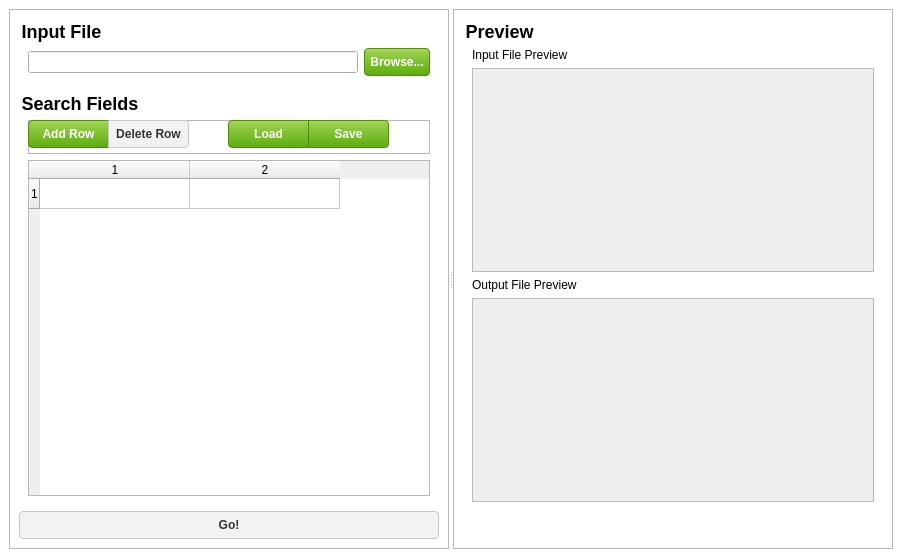
<?xml version="1.0" encoding="UTF-8"?>
<ui version="4.0">
 <class>MainWindow</class>
 <widget class="QMainWindow" name="MainWindow">
  <property name="enabled">
   <bool>true</bool>
  </property>
  <property name="geometry">
   <rect>
    <x>0</x>
    <y>0</y>
    <width>902</width>
    <height>558</height>
   </rect>
  </property>
  <property name="windowTitle">
   <string>FieldStripper</string>
  </property>
  <property name="windowIcon">
   <iconset resource="resources.qrc">
    <normaloff>:/graphics/Application.png</normaloff>:/graphics/Application.png</iconset>
  </property>
  <property name="styleSheet">
   <string notr="true">#MainWindow
{
background-color: white;
}

QPushButton, QToolButton
{
color: white; 
background-color: QLinearGradient( x1: 0, y1: 1, x2: 0, y2: 0, stop: 0 #5BAD0B, stop: 0.9 #9BCF50, stop: 1 #B5E553);
border-width: 1px;
border-color: #51890C;
border-style: solid;
border-radius: 4;
padding: 3px;
font-size: x-large;
padding-left: 5px;
padding-right: 5px;
min-height: 20px;
font-weight: bold;
max-height: 20px;
}

QPushButton:disabled, QToolButton:disabled
{
	background-color: #F2F2F2;
    border-color: #C6C6C6;
    color: #333333;
}

 QGroupBox
{
	border: 0px;
 font-size: 18px;
    font-weight: bold;
padding-top: 20px;
}

 QGroupBox::title
{

}</string>
  </property>
  <widget class="QWidget" name="centralwidget">
   <layout class="QVBoxLayout" name="verticalLayout_3">
    <item>
     <widget class="QSplitter" name="splitter">
      <property name="orientation">
       <enum>Qt::Horizontal</enum>
      </property>
      <widget class="QFrame" name="frame">
       <property name="frameShape">
        <enum>QFrame::StyledPanel</enum>
       </property>
       <property name="frameShadow">
        <enum>QFrame::Raised</enum>
       </property>
       <layout class="QVBoxLayout" name="verticalLayout_2">
        <item>
         <widget class="QGroupBox" name="groupBox_2">
          <property name="maximumSize">
           <size>
            <width>16777215</width>
            <height>75</height>
           </size>
          </property>
          <property name="title">
           <string>Input File</string>
          </property>
          <layout class="QHBoxLayout" name="horizontalLayout">
           <item>
            <widget class="QLineEdit" name="inputFilePathEdit">
             <property name="minimumSize">
              <size>
               <width>0</width>
               <height>0</height>
              </size>
             </property>
             <property name="sizeIncrement">
              <size>
               <width>0</width>
               <height>0</height>
              </size>
             </property>
            </widget>
           </item>
           <item>
            <widget class="QPushButton" name="inputFileBrowseButton">
             <property name="enabled">
              <bool>true</bool>
             </property>
             <property name="text">
              <string>Browse...</string>
             </property>
            </widget>
           </item>
          </layout>
         </widget>
        </item>
        <item>
         <widget class="QGroupBox" name="groupBox_3">
          <property name="title">
           <string>Search Fields</string>
          </property>
          <layout class="QVBoxLayout" name="verticalLayout_5">
           <item>
            <widget class="QFrame" name="frame_2">
             <property name="minimumSize">
              <size>
               <width>0</width>
               <height>34</height>
              </size>
             </property>
             <property name="frameShape">
              <enum>QFrame::StyledPanel</enum>
             </property>
             <property name="frameShadow">
              <enum>QFrame::Raised</enum>
             </property>
             <widget class="QToolButton" name="addRowButton">
              <property name="geometry">
               <rect>
                <x>0</x>
                <y>0</y>
                <width>81</width>
                <height>28</height>
               </rect>
              </property>
              <property name="toolTip">
               <string>Add a search field row</string>
              </property>
              <property name="styleSheet">
               <string notr="true">border-top-right-radius: 0px;
border-bottom-right-radius: 0px;</string>
              </property>
              <property name="text">
               <string>Add Row</string>
              </property>
             </widget>
             <widget class="QToolButton" name="deleteRowButton">
              <property name="enabled">
               <bool>false</bool>
              </property>
              <property name="geometry">
               <rect>
                <x>80</x>
                <y>0</y>
                <width>81</width>
                <height>28</height>
               </rect>
              </property>
              <property name="toolTip">
               <string>Delete a search field row</string>
              </property>
              <property name="styleSheet">
               <string notr="true">border-top-left-radius: 0px;
border-bottom-left-radius: 0px;</string>
              </property>
              <property name="text">
               <string>Delete Row</string>
              </property>
             </widget>
             <widget class="QToolButton" name="loadButton">
              <property name="geometry">
               <rect>
                <x>200</x>
                <y>0</y>
                <width>81</width>
                <height>28</height>
               </rect>
              </property>
              <property name="toolTip">
               <string>Load search fields from a file</string>
              </property>
              <property name="styleSheet">
               <string notr="true">border-top-right-radius: 0px;
border-bottom-right-radius: 0px;</string>
              </property>
              <property name="text">
               <string>Load</string>
              </property>
             </widget>
             <widget class="QToolButton" name="saveButton">
              <property name="geometry">
               <rect>
                <x>280</x>
                <y>0</y>
                <width>81</width>
                <height>28</height>
               </rect>
              </property>
              <property name="toolTip">
               <string>Save search fields to a file</string>
              </property>
              <property name="styleSheet">
               <string notr="true">border-top-left-radius: 0px;
border-bottom-left-radius: 0px;</string>
              </property>
              <property name="text">
               <string>Save</string>
              </property>
             </widget>
            </widget>
           </item>
           <item>
            <widget class="QTableWidget" name="searchFieldsTable">
             <property name="rowCount">
              <number>1</number>
             </property>
             <property name="columnCount">
              <number>2</number>
             </property>
             <attribute name="horizontalHeaderDefaultSectionSize">
              <number>150</number>
             </attribute>
             <row/>
             <column/>
             <column/>
            </widget>
           </item>
          </layout>
         </widget>
        </item>
        <item>
         <widget class="QPushButton" name="convertButton">
          <property name="enabled">
           <bool>false</bool>
          </property>
          <property name="toolTip">
           <string>Save the result to a file</string>
          </property>
          <property name="layoutDirection">
           <enum>Qt::LeftToRight</enum>
          </property>
          <property name="text">
           <string>Go!</string>
          </property>
          <property name="icon">
           <iconset resource="resources.qrc">
            <normaloff>:/graphics/Select.png</normaloff>:/graphics/Select.png</iconset>
          </property>
          <property name="checkable">
           <bool>false</bool>
          </property>
         </widget>
        </item>
       </layout>
      </widget>
      <widget class="QFrame" name="frame_3">
       <property name="frameShape">
        <enum>QFrame::StyledPanel</enum>
       </property>
       <property name="frameShadow">
        <enum>QFrame::Raised</enum>
       </property>
       <layout class="QVBoxLayout" name="verticalLayout">
        <item>
         <widget class="QGroupBox" name="groupBox">
          <property name="title">
           <string>Preview</string>
          </property>
          <layout class="QVBoxLayout" name="verticalLayout_4">
           <item>
            <widget class="QLabel" name="label">
             <property name="text">
              <string>Input File Preview</string>
             </property>
            </widget>
           </item>
           <item>
            <widget class="QTextEdit" name="inputPreview">
             <property name="enabled">
              <bool>false</bool>
             </property>
             <property name="readOnly">
              <bool>true</bool>
             </property>
            </widget>
           </item>
           <item>
            <widget class="QLabel" name="label_2">
             <property name="text">
              <string>Output File Preview</string>
             </property>
            </widget>
           </item>
           <item>
            <widget class="QTableWidget" name="outputPreview">
             <property name="enabled">
              <bool>false</bool>
             </property>
             <property name="rowCount">
              <number>0</number>
             </property>
             <attribute name="verticalHeaderVisible">
              <bool>true</bool>
             </attribute>
            </widget>
           </item>
           <item>
            <spacer name="verticalSpacer">
             <property name="orientation">
              <enum>Qt::Vertical</enum>
             </property>
             <property name="sizeType">
              <enum>QSizePolicy::Fixed</enum>
             </property>
             <property name="sizeHint" stdset="0">
              <size>
               <width>20</width>
               <height>28</height>
              </size>
             </property>
            </spacer>
           </item>
          </layout>
         </widget>
        </item>
       </layout>
      </widget>
     </widget>
    </item>
   </layout>
  </widget>
  <widget class="QMenuBar" name="menubar">
   <property name="geometry">
    <rect>
     <x>0</x>
     <y>0</y>
     <width>902</width>
     <height>21</height>
    </rect>
   </property>
  </widget>
 </widget>
 <resources>
  <include location="resources.qrc"/>
 </resources>
 <connections>
  <connection>
   <sender>inputFileBrowseButton</sender>
   <signal>clicked()</signal>
   <receiver>MainWindow</receiver>
   <slot>browseForInputFile()</slot>
   <hints>
    <hint type="sourcelabel">
     <x>429</x>
     <y>96</y>
    </hint>
    <hint type="destinationlabel">
     <x>488</x>
     <y>26</y>
    </hint>
   </hints>
  </connection>
  <connection>
   <sender>addRowButton</sender>
   <signal>clicked()</signal>
   <receiver>MainWindow</receiver>
   <slot>searchFieldsAddRow()</slot>
   <hints>
    <hint type="sourcelabel">
     <x>62</x>
     <y>160</y>
    </hint>
    <hint type="destinationlabel">
     <x>21</x>
     <y>27</y>
    </hint>
   </hints>
  </connection>
  <connection>
   <sender>searchFieldsTable</sender>
   <signal>cellChanged(int,int)</signal>
   <receiver>MainWindow</receiver>
   <slot>searchFieldsCellChanged(int,int)</slot>
   <hints>
    <hint type="sourcelabel">
     <x>384</x>
     <y>235</y>
    </hint>
    <hint type="destinationlabel">
     <x>350</x>
     <y>25</y>
    </hint>
   </hints>
  </connection>
  <connection>
   <sender>deleteRowButton</sender>
   <signal>clicked()</signal>
   <receiver>MainWindow</receiver>
   <slot>searchFieldsDeleteRow()</slot>
   <hints>
    <hint type="sourcelabel">
     <x>135</x>
     <y>153</y>
    </hint>
    <hint type="destinationlabel">
     <x>110</x>
     <y>26</y>
    </hint>
   </hints>
  </connection>
  <connection>
   <sender>loadButton</sender>
   <signal>clicked()</signal>
   <receiver>MainWindow</receiver>
   <slot>searchFieldsLoad()</slot>
   <hints>
    <hint type="sourcelabel">
     <x>277</x>
     <y>154</y>
    </hint>
    <hint type="destinationlabel">
     <x>154</x>
     <y>24</y>
    </hint>
   </hints>
  </connection>
  <connection>
   <sender>saveButton</sender>
   <signal>clicked()</signal>
   <receiver>MainWindow</receiver>
   <slot>searchFieldsSave()</slot>
   <hints>
    <hint type="sourcelabel">
     <x>349</x>
     <y>153</y>
    </hint>
    <hint type="destinationlabel">
     <x>399</x>
     <y>24</y>
    </hint>
   </hints>
  </connection>
  <connection>
   <sender>convertButton</sender>
   <signal>clicked()</signal>
   <receiver>MainWindow</receiver>
   <slot>go()</slot>
   <hints>
    <hint type="sourcelabel">
     <x>316</x>
     <y>526</y>
    </hint>
    <hint type="destinationlabel">
     <x>431</x>
     <y>555</y>
    </hint>
   </hints>
  </connection>
  <connection>
   <sender>searchFieldsTable</sender>
   <signal>itemSelectionChanged()</signal>
   <receiver>MainWindow</receiver>
   <slot>searchFieldsSelectionChanged()</slot>
   <hints>
    <hint type="sourcelabel">
     <x>296</x>
     <y>392</y>
    </hint>
    <hint type="destinationlabel">
     <x>1</x>
     <y>230</y>
    </hint>
   </hints>
  </connection>
 </connections>
 <slots>
  <slot>browseForInputFile()</slot>
  <slot>searchFieldsAddRow()</slot>
  <slot>searchFieldsCellChanged(int,int)</slot>
  <slot>searchFieldsDeleteRow()</slot>
  <slot>searchFieldsLoad()</slot>
  <slot>searchFieldsSave()</slot>
  <slot>go()</slot>
  <slot>searchFieldsSelectionChanged()</slot>
 </slots>
</ui>
